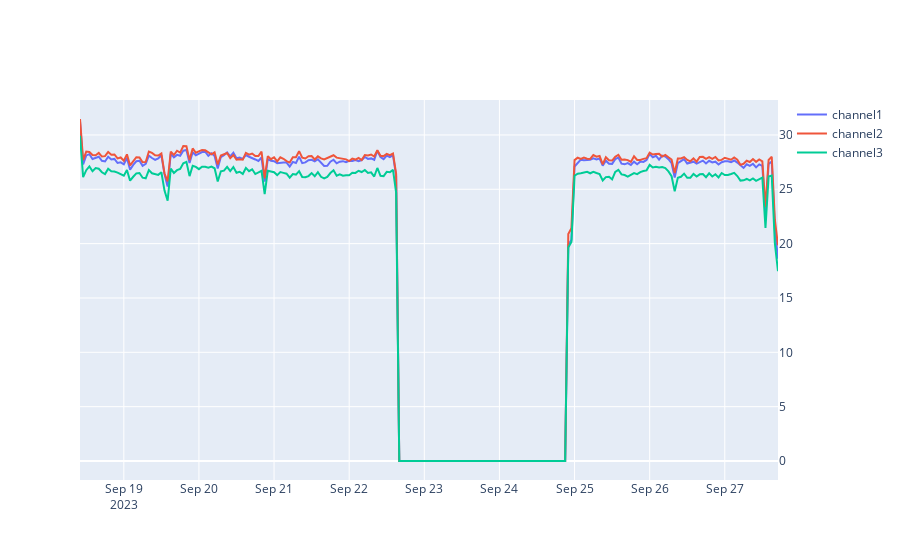

Notebook code for this chart:
### Markdown cell above
# Plot figures
Run code below to generate figures then use the dropdowns to interact with them. Note that two identical graphs will be generated.

ctrl+click to select multiple columns for display

### Code cell
machine_data_paths = []

for device_name in MACHINE_NAMES:
    machine_data_paths.append(f'{device_name}/{TIMING}_{device_name}.csv')

# Dropdown for selecting CSV file
file_selector = widgets.Dropdown(
    options=machine_data_paths,
    description='CSV File:',
    disabled=False
)

# Multi-selection widget for columns (initialize with an empty list)
column_selector = widgets.SelectMultiple(
    options=[],
    description='Columns',
    disabled=False
)

out = widgets.Output()

# Getting options for column dropdown
def update_columns(change):
    df = pd.read_csv(file_selector.value, parse_dates=["timestamp"])
    column_selector.options = df.columns[1:]

file_selector.observe(update_columns, names='value')
update_columns(None)

# Define a plotting function with a secondary Y-axis
def plot_data(file, columns):
    with out:
        out.clear_output(wait=True)  # Clear the previous graph

        df = pd.read_csv(file, parse_dates=["timestamp"])

        # Determine which columns to put on the secondary axis
        secondary_y_columns = [col for col in columns if df[col].std() > 10]

        # Initialize figure
        fig = go.Figure()

        # Add traces
        for col in columns:
            fig.add_trace(go.Scatter(x=df['timestamp'], y=df[col], name=col, yaxis='y2' if col in secondary_y_columns else 'y'))

        # Update layout for secondary axis
        fig.update_layout(
            yaxis2=dict(
                overlaying='y',
                side='right'
            )
        )

        fig.show()

display(out)

# Use interactive widget to show the graph
widgets.interactive(plot_data, file=file_selector, columns=column_selector)

### Figure 1 — Plotly figure (JSON) as saved in the notebook; plotly's stock layout.template omitted (floating-point values rounded to 4 significant figures; data arrays with more than 128 entries replaced by an {"elided": "..."} marker saying what was removed)
{"data": [{"name": "channel1", "type": "scatter", "x": {"elided": "224 str values"}, "y": {"elided": "224 float values"}, "yaxis": "y2"}, {"name": "channel2", "type": "scatter", "x": {"elided": "224 str values"}, "y": {"elided": "224 float values"}, "yaxis": "y2"}, {"name": "channel3", "type": "scatter", "x": {"elided": "224 str values"}, "y": {"elided": "224 float values"}, "yaxis": "y2"}], "layout": {"yaxis2": {"overlaying": "y", "side": "right"}}}
